Frame 1 (no input): blank canvas, image omitted
Frame 60 (the mouse pressed at the canvas centre just before this capture): blank canvas, image omitted
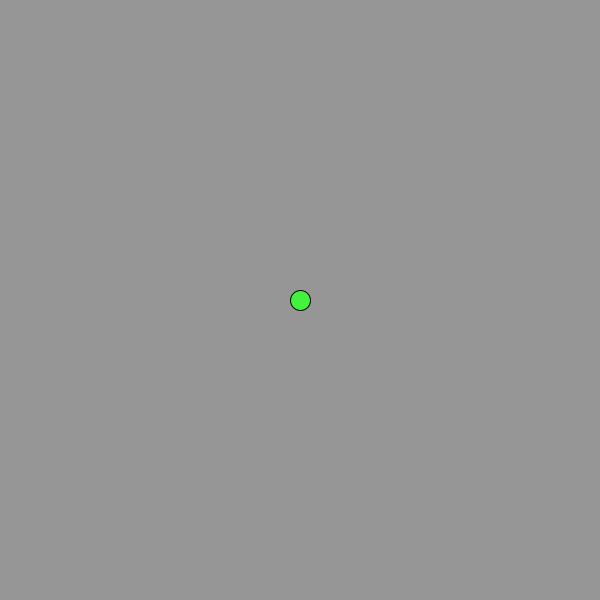
Frame 120 (the mouse held since frame 60 and released just before this capture)

The Processing sketch whose frames 1 and 60 were blank and that drew this single picture after the mouse press (run headless with seeded random() and noise(); from frame 60 on, the mouse is pressed at the canvas centre):

// Processing sketch: processing_77122
// ── processing_77122.pde

ArrayList circles;

void setup()
{
  size(600,600);
  //frameRate(1);
  circles = new ArrayList();
}

void draw()
{
  background(150);
  for (int i = 0; i<circles.size(); i++)
  {
    Circle c = (Circle) circles.get(i);
    c.display();
    c.update();
  }
}

void mousePressed()
{
  circles.add(new Circle(circles.size()));
}


class Circle
{
  PVector pos, vel, acc;
  float pulseFreq, diameter, posDist;
  color rgb;



  Circle(int i)
  {
    pos = new PVector (mouseX, mouseY);
    pulseFreq = map(random(1), 0, 1, .01, .06);
    rgb = color(random(255), random(255), random(255));
    diameter = 20;
    vel = new PVector (0,0);
    
  }

  void update()
  {
    
    for (int i = 0; i<circles.size(); i++)
    {
      Circle c = (Circle) circles.get(i);
      posDist = PVector.dist(pos, c.pos);
    
    
    
    //diameter = map(sin(frameCount*pulseFreq), 1, -1, 20, 40);
    //--------
    acc = new PVector (c.pos.x - pos.x, c.pos.y - pos.y);
    //acc.mult(posDist);
    acc.mult(.0005);
    
    collision();
    
    vel.add(acc);
    //--------
    
    speedCap();
    
    //---------
    pos.add(vel);
    //-----------

    border(); 
    }
    
    //-----------
  }

  void display()
  {
    
    
    //    ellipse(pos.x, pos.y, map(sin(frameCount*pulseFreq),0,1,20,40), map(sin(frameCount*pulseFreq),0,1,20,40));
    fill(rgb);
    ellipse(pos.x, pos.y, diameter, diameter);
    //fill(rgb);  placing here changes color of first circle each click while rest are independent
  }
  
  void border()
  {
    if (pos.x> width)
    {
      vel.x = -vel.x;
    }
    
    if (pos.x < 0)
    {
      vel.x = -vel.x;
    }
    
    if (pos.y > height)
    {
      vel.y = -vel.y;
    }
    
    if (pos.y < 0)
    {
      vel.y = -vel.y;
    }
  }
  
  void speedCap()
  {
      if ( vel.x > 5)
    {
      vel.x = 5;
    }
    
    if ( vel.x < -5)
    {
      vel.x = -5;
    }
    
    if (vel.y > 5)
    {
      vel.y = 5;
    }
    
    if (vel.y < -5)
    {
      vel.y = -5;
    }
  }
  
  void collision()
  {
    for (int i = 0; i<circles.size(); i++)
    {
      Circle c = (Circle) circles.get(i);
      
       if (PVector.dist(pos,c.pos) < diameter/2 && PVector.dist(pos,c.pos) > 0)  //or assign an id to ech individual to check agaisnt self
       {
         vel.mult(-1);
       }

      //if (PVector.dist(pos,c.pos) < diameter/2 )
    //  {
      //  vel.mult(-1);
     // }
    }
     
  }
}
